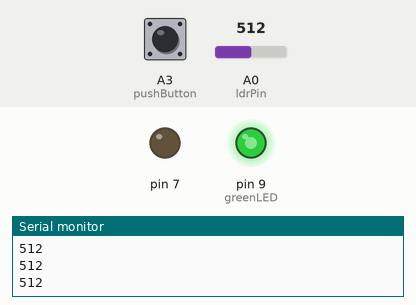
Recording of a sketch running on a simulated Arduino Uno, built with avr-gcc and run on an emulated ATmega328P. Parts: output pins drawn as LEDs (lit = HIGH), the last lines printed to the serial monitor. The inputs (shaded band) are chosen by the test bench; at power-on: A0 (ldrPin) = 512, A3 (pushButton) HIGH.

Above: at 1.2 s.
1.3 s: A0 (ldrPin) set to 53
At 2.57 s:
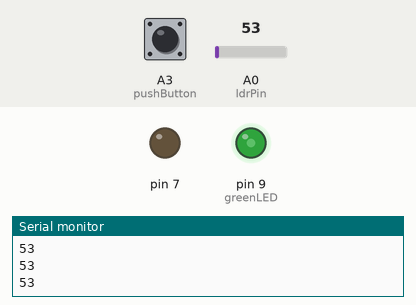
4.3 s: A0 (ldrPin) set to 47
At 5.1 s:
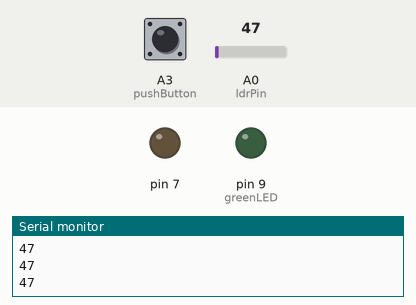
5.8 s: A0 (ldrPin) set to 122
8.8 s: A3 (pushButton) pulled LOW for 0.15 s
At 9.31 s:
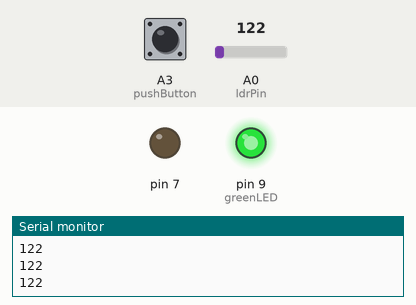
11.8 s: A3 (pushButton) pulled LOW for 1 s
14.8 s: A0 (ldrPin) set to 40
Timing chart, 0 to 17.3 s (numbered marks = the images above; inputs shaded):
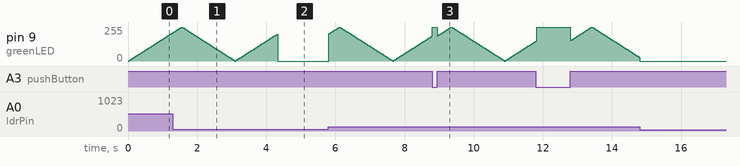

Measured:
- the behaviour switches between 50 and 49 on A0 (ldrPin) (found by bisection; images 1 and 2)

The sketch:

sketch_nov10a.ino
```cpp
const int greenLED = 9;
const int pushButton = A3;
const int ldrPin = A0;
int brightness = 0;
int fadeAmount = 5;

void setup() {
  // put your setup code here, to run once:

pinMode(7,OUTPUT);
pinMode(A3, INPUT);
pinMode(A1, INPUT);
Serial.begin(9600);
}

void fade(){

analogWrite(greenLED, brightness);

  brightness = brightness + fadeAmount;

  if (brightness <= 0 || brightness >= 255) {
    fadeAmount = -fadeAmount;
  }

  delay(30);


}

void loop() {

int ldrVal = analogRead(ldrPin);

Serial.println(ldrVal);

int buttonState = digitalRead(pushButton);

//
if (ldrVal < 50){
digitalWrite(greenLED,LOW);

}

 else if (buttonState == LOW && ldrVal > 50){
  digitalWrite(greenLED,HIGH);


}

else{
  fade();

}
}
```
